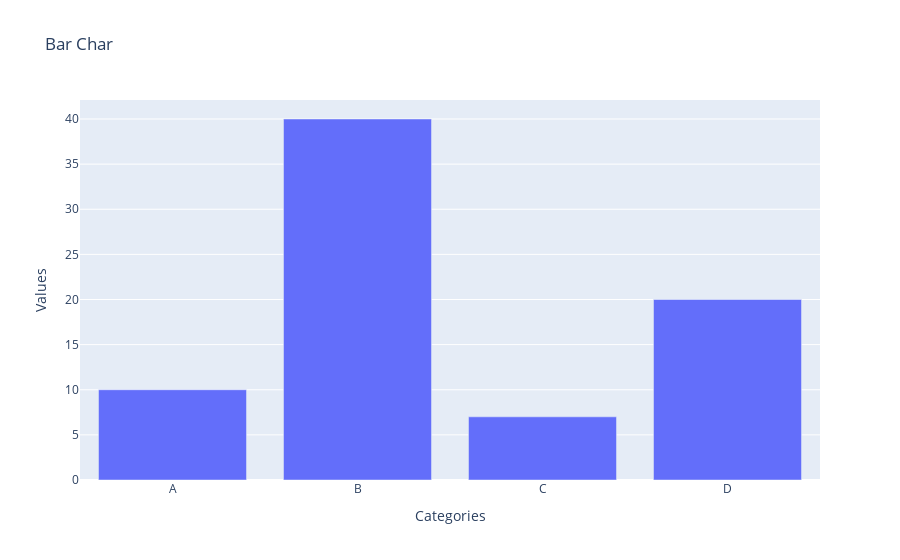

The code cell stored with this chart in its notebook:
### Code cell
fig.update_layout(title="Bar Char",xaxis_title="Categories",yaxis_title="Values")
fig.show()

### Figure 1 — Plotly figure (JSON) as saved in the notebook; plotly's stock layout.template omitted (floating-point values rounded to 4 significant figures)
{"data": [{"name": "Bar Chart", "type": "bar", "x": ["A", "B", "C", "D"], "y": [10, 40, 7, 20]}], "layout": {"title": {"text": "Bar Char"}, "xaxis": {"title": {"text": "Categories"}}, "yaxis": {"title": {"text": "Values"}}}}
